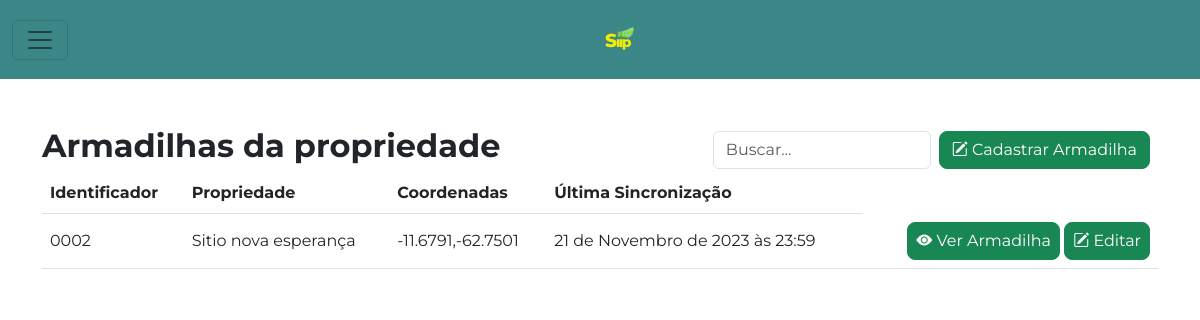
Page /armadilhas/1/ on the earlier database version.
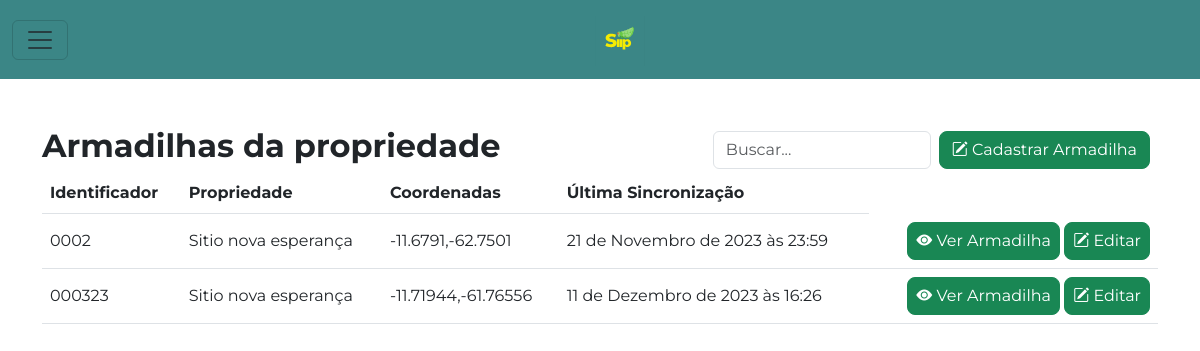
Same page on the later database version.
### inicio/models.py (models this page shows, shortened)
class Armadilha(models.Model):
    propriedade = models.ForeignKey(Propriedade, on_delete=models.CASCADE, related_name='armadilhas')
    identificador = models.CharField(max_length=50)
    coordenadas_geograficas = models.CharField(max_length=50)
    horario_ultima_sincronizacao = models.DateTimeField(null=True, blank=True)

class Propriedade(models.Model):
    proprietario = models.ForeignKey(Proprietario, on_delete=models.CASCADE, related_name='propriedades')
    nome_propriedade = models.CharField(max_length=100)
    endereco = models.CharField(max_length=255)
    def __str__(self):
        return self.nome_propriedade

### armadilhas/views.py (the view)
# urls.py: path('<int:propriedade_id>/', armadilhas, name='armadilhas'),
def armadilhas(request, propriedade_id):
    propriedade = get_object_or_404(Propriedade, id=propriedade_id)
    armadilhas = propriedade.armadilhas.all()
    return render(request, 'armadilhas/armadilhas.html', {'propriedade': propriedade, 'armadilhas': armadilhas})

### templates/armadilhas/armadilhas.html (shortened to what this page needs)
{% extends 'inicio/base.html' %}
{% load static %}
{% block content %}
<div class="container mt-5">
    <div class="d-flex justify-content-between align-items-center">
        <h2 class="fw-bold">Armadilhas da propriedade
        </h2>
        <div class="d-flex align-items-center">
            <input type="text" class="form-control me-2" placeholder="Buscar...">
            <button type="button" class="btn btn-success me-2 rounded-3 align-self-center flex-shrink-0"
                data-bs-toggle="modal" data-bs-target="#cadastraarmadilha">
                <i class="bi bi-pencil-square"></i> Cadastrar Armadilha
            </button>
        </div>
    </div>
    <table class="table">
        <thead>
            <tr>
                <th scope="col">Identificador</th>
                <th scope="col">Propriedade</th>
                <th scope="col">Coordenadas</th>
                <th scope="col">Última Sincronização</th>
            </tr>
        </thead>
        <tbody>
            {% for armadilha in armadilhas %}
            <tr>
                <td class="align-middle">{{ armadilha.identificador }}</td>
                <td class="align-middle">{{ armadilha.propriedade }}</td>
                <td class="align-middle">{{ armadilha.coordenadas_geograficas }}</td>
                <td class="align-middle">{{ armadilha.horario_ultima_sincronizacao }}</td>
                <td class="text-end align-middle">
                    <a href="#" class="btn btn-success ps-2 pe-2 rounded-3">
                        <i class="bi bi-eye-fill"></i> Ver Armadilha
                    </a>
                    <button class="btn btn-success ps-2 pe-2 rounded-3"
                        data-bs-target="#editarproprietario{{ proprietario.id }}" data-bs-toggle="modal">
                        <i class="bi bi-pencil-square"></i> Editar
                    </button>
                </td>
                {% endfor %}
        </tbody>
    </table>
</div>
{% endblock %}

### templates/inicio/base.html (shortened to what this page needs)
{% load static %}
<!DOCTYPE html>
<html lang="pt-br">
<head>
    <link href="https://cdn.jsdelivr.net/npm/bootstrap@5.3.0/dist/css/bootstrap.min.css" rel="stylesheet">
    <link rel="stylesheet" href="https://cdn.jsdelivr.net/npm/bootstrap-icons@1.11.1/font/bootstrap-icons.css">
</head>
<body>
    {% include 'partials/_menu.html' %}
    {% block content %}{% endblock %}
</body>
</html>

### templates/partials/_menu.html (shortened to what this page needs)
{% load static %}
<nav class="navbar">
    <div class="container-fluid">
        <button class="navbar-toggler" type="button" data-bs-toggle="offcanvas" data-bs-target="#offcanvasNavbar"
            aria-controls="offcanvasNavbar" aria-label="Toggle navigation">
            <span class="navbar-toggler-icon"></span>
        </button>
        <a class="navbar-brand" href="{% url 'index' %}">
            <img src='{% static "/assets/icon/icon.svg" %}' alt="logo siip" width="200" height="50"
                style="max-height: 100px;" class="d-inline-block align-text-top">
        </a>
    </div>
</nav>

### templates/inicio/base.html (style rules this page uses)
.navbar { background-color: #3B8686; }

### templates/armadilhas/armadilhas.html (style rules this page uses)
body { font-family: 'Montserrat', sans-serif; }

Differences in the rows shown:
added Armadilha: identificador "000323", propriedade "Sitio nova esperança", coordenadas_geograficas "-11.71944,-61.76556", horario_ultima_sincronizacao "11 de Dezembro de 2023 às 16:26"
